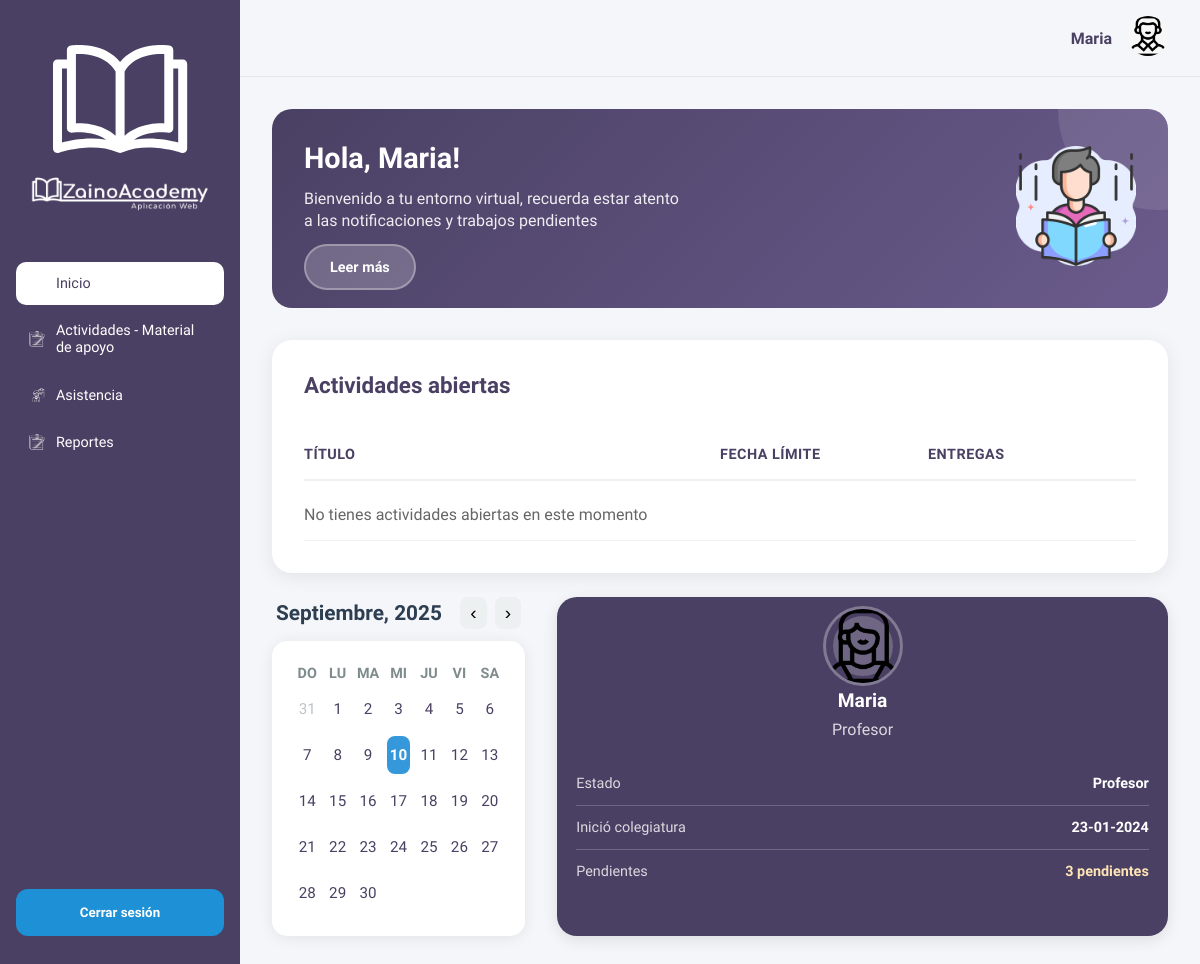
The page /profesores/ (signed in) on the database as committed earlier.
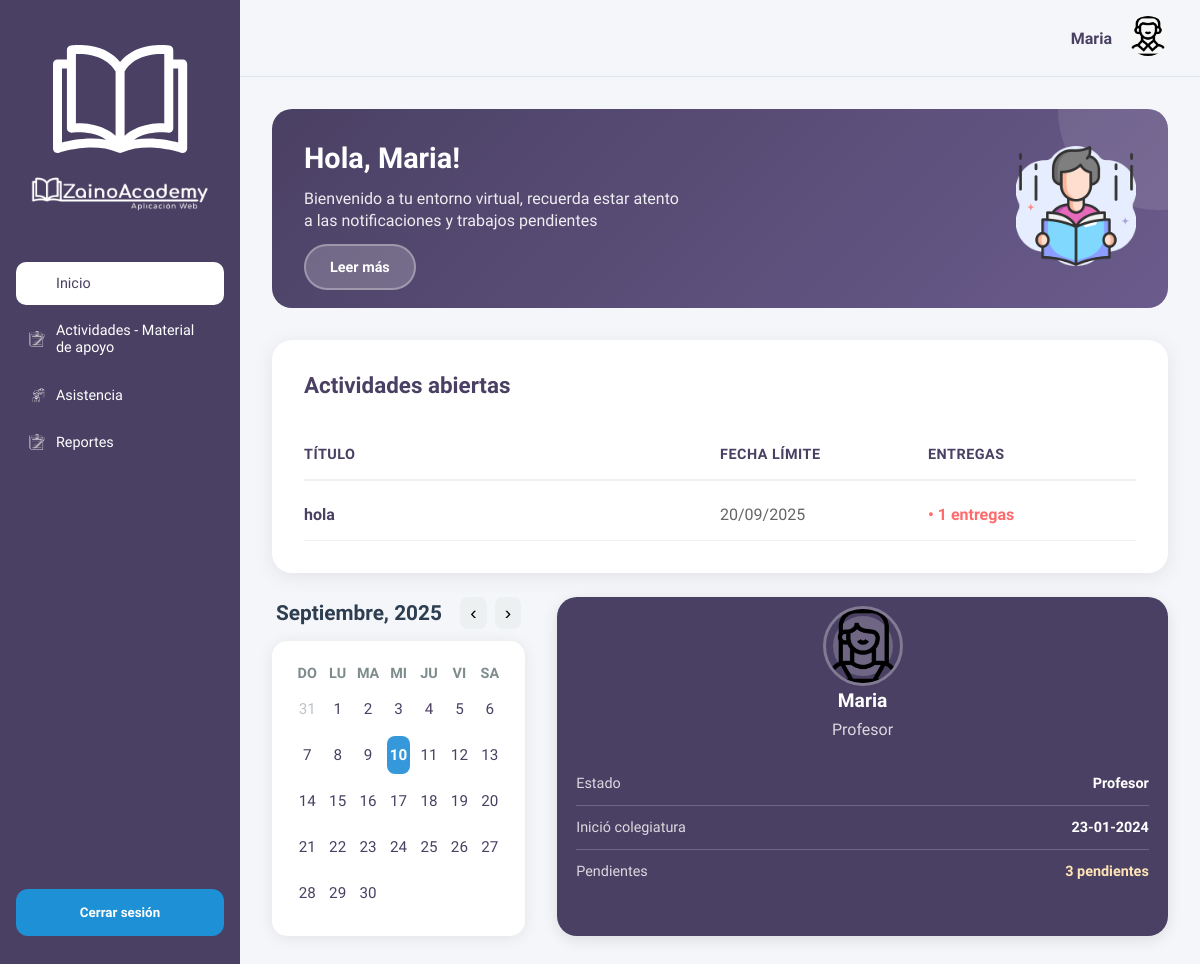
The same page on the database as committed later.
### zainoAcademy_app/models.py (models this page shows, shortened)
class Usuario(models.Model):
    Us_id = models.AutoField(primary_key=True)
    Us_nombre = models.CharField(max_length=30)
    Us_contraseña = models.CharField(max_length=30)
    fecha_registro = models.DateField(auto_now_add=True)
    documento = models.CharField(max_length=30)
    GENERO_CHOICES = [
        ('masculino', 'Masculino'),
        ('femenino', 'Femenino'),
        ('otro', 'Otro'),
        ('prefiero_no_decir', 'Prefiero no decir'),
    ]
    genero = models.CharField(
        max_length=30,
        choices=GENERO_CHOICES,
        blank=False
    )
    correo = models.EmailField(unique=True)
    TipoUsuario = models.ForeignKey(TipoUsuario, on_delete=models.CASCADE)
    class Meta:
        db_table = 'usuario'

class Actividad(models.Model):
    Act_id = models.AutoField(primary_key=True)
    Act_nombre = models.CharField(max_length=30)
    Act_descripcion = models.TextField()
    Act_fechaLimite = models.DateField()
    Act_comentario = models.CharField(max_length=100)
    Act_Archivo_Profesor = models.FileField(upload_to='archivos/profesores/', null=True, blank=True)
    Esta_Actividad = models.ForeignKey(Estado_Actividad, on_delete=models.CASCADE)
    Bol = models.ForeignKey(Boletin, on_delete=models.CASCADE)
    class Meta:
        db_table = 'actividad'

### zainoAcademy_app/views.py (the view)
# urls.py: path('profesores/', views.dashboard_profesores, name='dashboard_profesores'),
def dashboard_profesores(request):
    usuario = get_usuario_from_session(request)
    if not usuario:
        return redirect('login')
    profesor = usuario.profesores_set.first()
    hoy = timezone.localdate()
    actividades_abiertas = (
        Actividad.objects
        .filter(Bol__Pro=profesor, Act_fechaLimite__gte=hoy)
        .annotate(total_entregas=Count('entregas'))
        .order_by('Act_fechaLimite')
    )
    return render(request, 'profesores/dashboard_profesores.html', {
        'usuario': usuario,
        'actividades_abiertas': actividades_abiertas,
    })

### zainoAcademy_app/views.py (called while the page is built)
def get_usuario_from_session(request):
    usuario_id = request.session.get('usuario_id')
    if usuario_id:
        try:
            return Usuario.objects.get(Us_id=usuario_id)
        except Usuario.DoesNotExist:
            return None
    return None

### zainoAcademy_app/templates/profesores/dashboard_profesores.html (shortened to what this page needs)
{% extends "profesores/base.html" %}
{% load static %}
{% block extra_css %}
<link rel="stylesheet" href="{% static 'css/profesores/dashboard_profesores.css' %}">
{% endblock %}
{% block mockUp %}
        <div class="dashboard-content">
            <div class="left-column">
                <div class="greeting-card">
                    <div class="greeting-text">
                        <h2>Hola, {{ usuario.Us_nombre }}!</h2>
                        <p>Bienvenido a tu entorno virtual, recuerda estar atento <br> a las notificaciones y trabajos pendientes</p>
                        <a href="{% url 'actividad_profesores_consultar' %}" class="btn-leer-mas">Leer más</a>
                    </div>
                    <div class="greeting-illustration">
                        <img src="{% static 'images/profesores/lectura.png' %}" alt="Ilustración">
                    </div>
                </div>
                <div class="notifications-section">
                    <div class="notifications-header">
                        <h3>Actividades abiertas</h3>
                    </div>
                    <div class="notifications-table">
                        <div class="table-header">
                            <div class="col-header">Título</div>
                            <div class="col-header">Fecha límite</div>
                            <div class="col-header">Entregas</div>
                        </div>
                        {% for act in actividades_abiertas %}
                        <div class="table-row">
                            <div class="col-data">
                                <a href="{% url 'actividad_profesores_calificaciones' act.Act_id %}" class="activity-link">
                                    {{ act.Act_nombre }}
                                </a>
                            </div>
                            <div class="col-data">{{ act.Act_fechaLimite|date:"d/m/Y" }}</div>
                            <div class="col-data status-pendientes">• {{ act.total_entregas }} entregas</div>
                        </div>
                        {% empty %}
                        <div class="table-row">
                            <div class="col-data" style="grid-column: 1 / -1;">No tienes actividades abiertas en este momento</div>
                        </div>
                        {% endfor %}
                    </div>
                </div>
            </div>
            <div class="right-column">
                <div class="calendar-section">
                    <div class="calendar-top">
                        <h4 id="calendar-month-year"></h4>
                        <div class="calendar-nav">
                            <button class="nav-btn prev-btn" onclick="changeMonth(-1)">‹</button>
                            <button class="nav-btn next-btn" onclick="changeMonth(1)">›</button>
                        </div>
                    </div>
                    <div class="calendar-widget">
                        <div class="calendar-grid" id="calendar-grid">
                        </div>
                    </div>
                </div>
                <div class="student-profile">
                    <div class="student-avatar">
                        <img src="{% static 'images/profesores/avatarMujer.png' %}" alt="Perfil">
                    </div>
                    <h4 class="student-name">{{ usuario.Us_nombre }}</h4>
                    <p class="student-role">Profesor</p>
                        <div class="info-row">
                            <span class="info-label">Estado</span>
                            <span class="info-value">Profesor</span>
                        </div>
                        <div class="info-row">
                            <span class="info-label">Inició colegiatura</span>
                            <span class="info-value">23-01-2024</span>
                        </div>
                        <div class="info-row">
                            <span class="info-label">Pendientes</span>
                            <span class="info-value pending-count">3 pendientes</span>
                        </div>
                    </div>
                </div>
            </div>
    </main>
{% endblock %}

### zainoAcademy_app/templates/profesores/base.html (shortened to what this page needs)
<!DOCTYPE html>
{% load static %}
<html lang="es">
<head>
    <link rel="stylesheet" href="{% static 'css/profesores/dashboard_profesores.css' %}">
    {% block extra_css %}{% endblock %}
</head>
<body class="dashboard-page">
    <aside class="sidebar">
        <div class="logo">
            <a href="{% url 'dashboard_profesores' %}">
            <img src="{% static 'images/acudientes/Favicon.png' %}" alt="Logo Libro"/>
            <img src="{% static 'images/acudientes/LogoNormal-removebg-preview.png' %}" alt="Logo Zaino Academy" />
            </a>
        </div>
        <nav>
            <ul class="nav-list">
                <li><a href="{% url 'dashboard_profesores' %}" class="nav-item {% if request.resolver_match.url_name == 'dashboard_profesores' %}active{% endif %}">
                    <img src="{% static 'images/profesores/inicio.png' %}" class="nav-icon" alt="Inicio">
                    Inicio
                </a></li>
                <li><a href="{% url 'actividad_profesores_consultar' %}" class="nav-item ">
                    <img src="{% static 'images/profesores/actividades.png' %}" class="nav-icon" alt="Actividades">
                    Actividades - Material de apoyo
                </a></li>
                <li><a href="{% url 'asistencia_profesores_cursos' %}" class="nav-item ">
                    <img src="{% static 'images/profesores/asistencia.png' %}" class="nav-icon" alt="Asistencia">
                    Asistencia
                </a></li>
                <li><a href="{% url 'reportes_profesores' %}" class="nav-item {% if request.resolver_match.url_name in 'reportes_profesores, reportes_profesores_descargar' %}active{% endif %}">
                    <img src="{% static 'images/profesores/reportes.png' %}" class="nav-icon" alt="Reportes">
                    Reportes
                </a></li>
            </ul>
        </nav>
        <div class="logout-container">
            <form method="POST" action="{% url 'login' %}">
                <button type="button" class="logout-btn" onclick="openModal()">Cerrar sesión</button>
            </form>
        </div>
    </aside>
    <main class="main-content">
        <header class="page-header">
            <div class="header-icons">
                <span class="user-name">{{ usuario.Us_nombre }}</span>
                <a href="{% url 'editar_perfil_profesores' %}">
                    <img src="{% static 'images/acudientes/perfil.png' %}" class="user-avatar" alt="Perfil">
                </a>
            </div>
        </header>
            {% block mockUp %}
            {% endblock %}

Rows that differ between the two databases and show on the page:
added Actividad: Act_nombre "hola", Act_fechaLimite "20/09/2025", total_entregas "1"
Other text that changed with them:
text no longer shown: "No tienes actividades abiertas en este momento"
